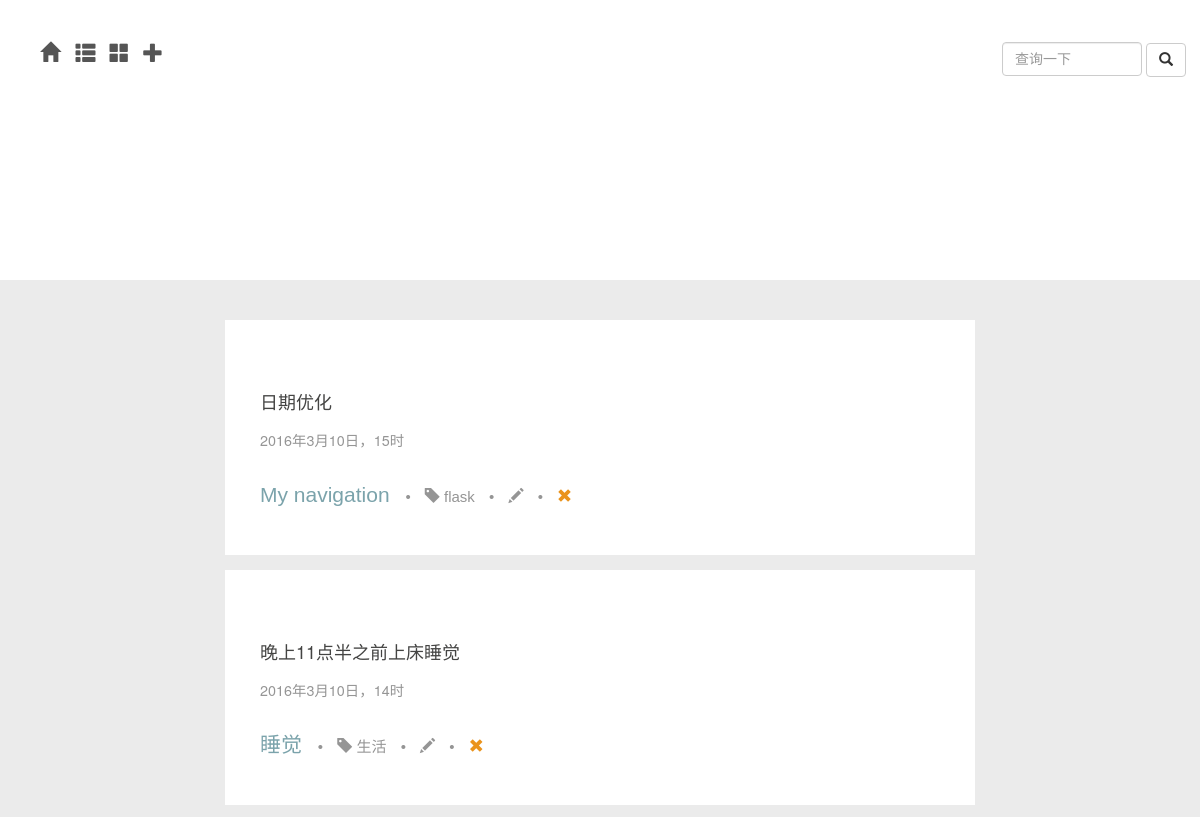
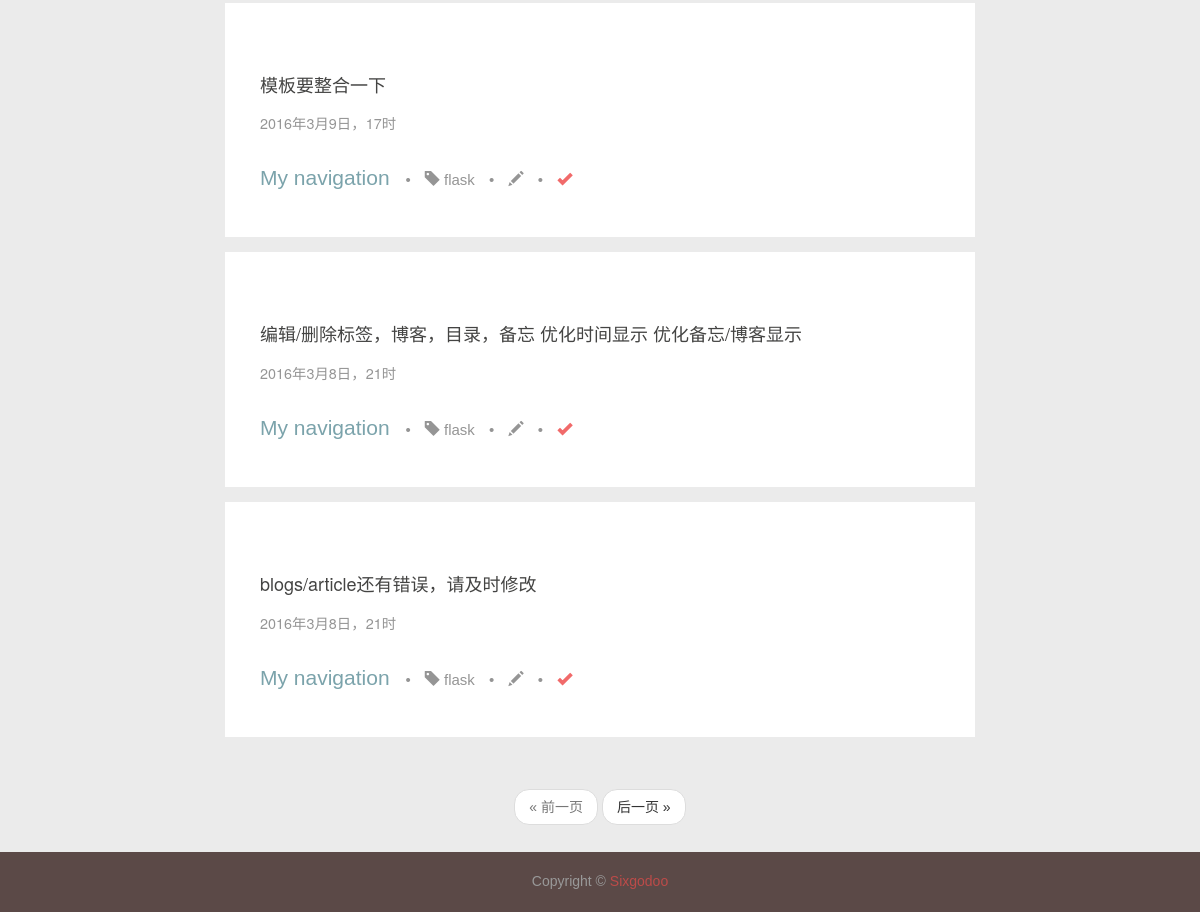
The page /daily on the database as committed earlier (2 pictures, top to bottom).
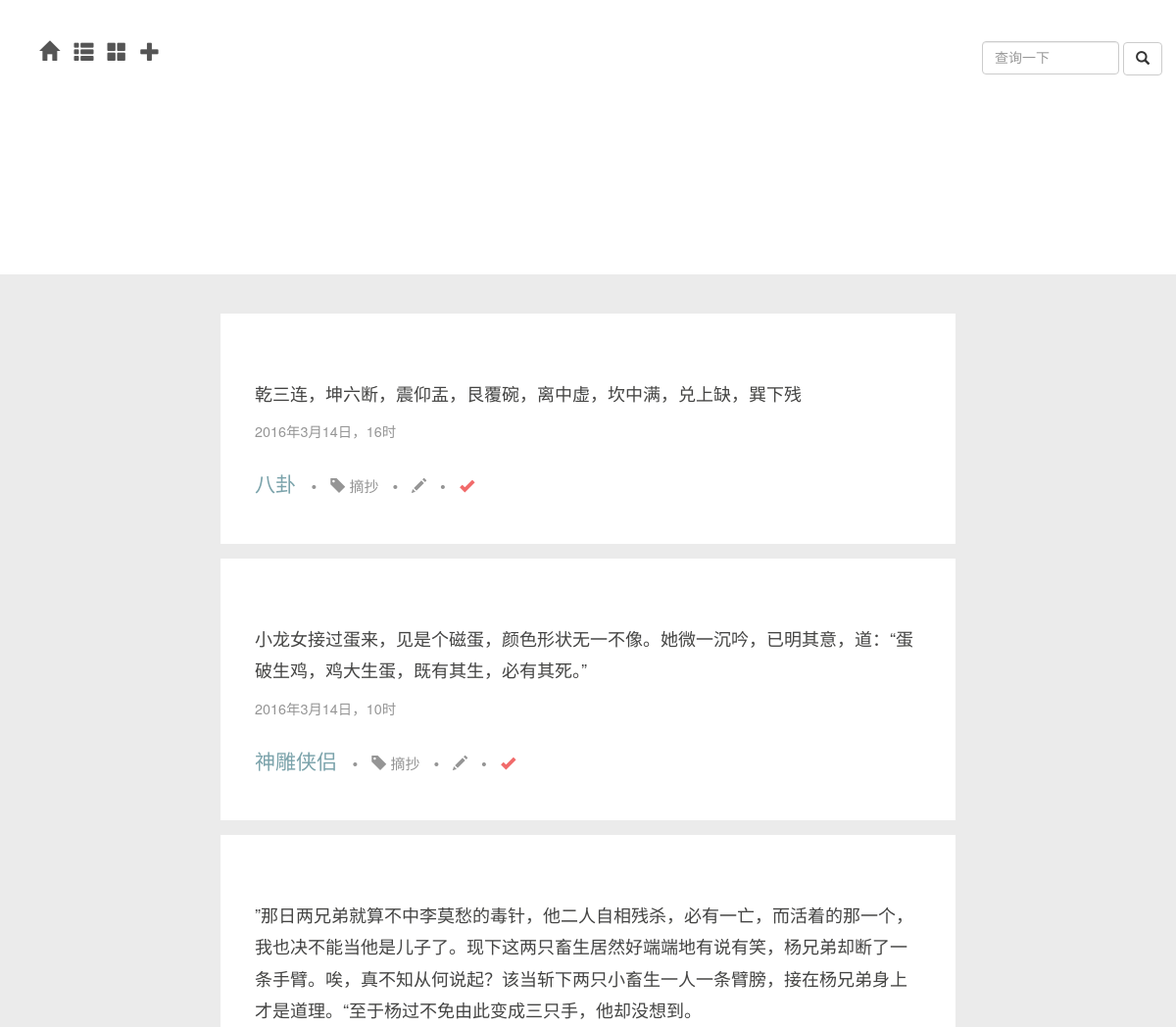
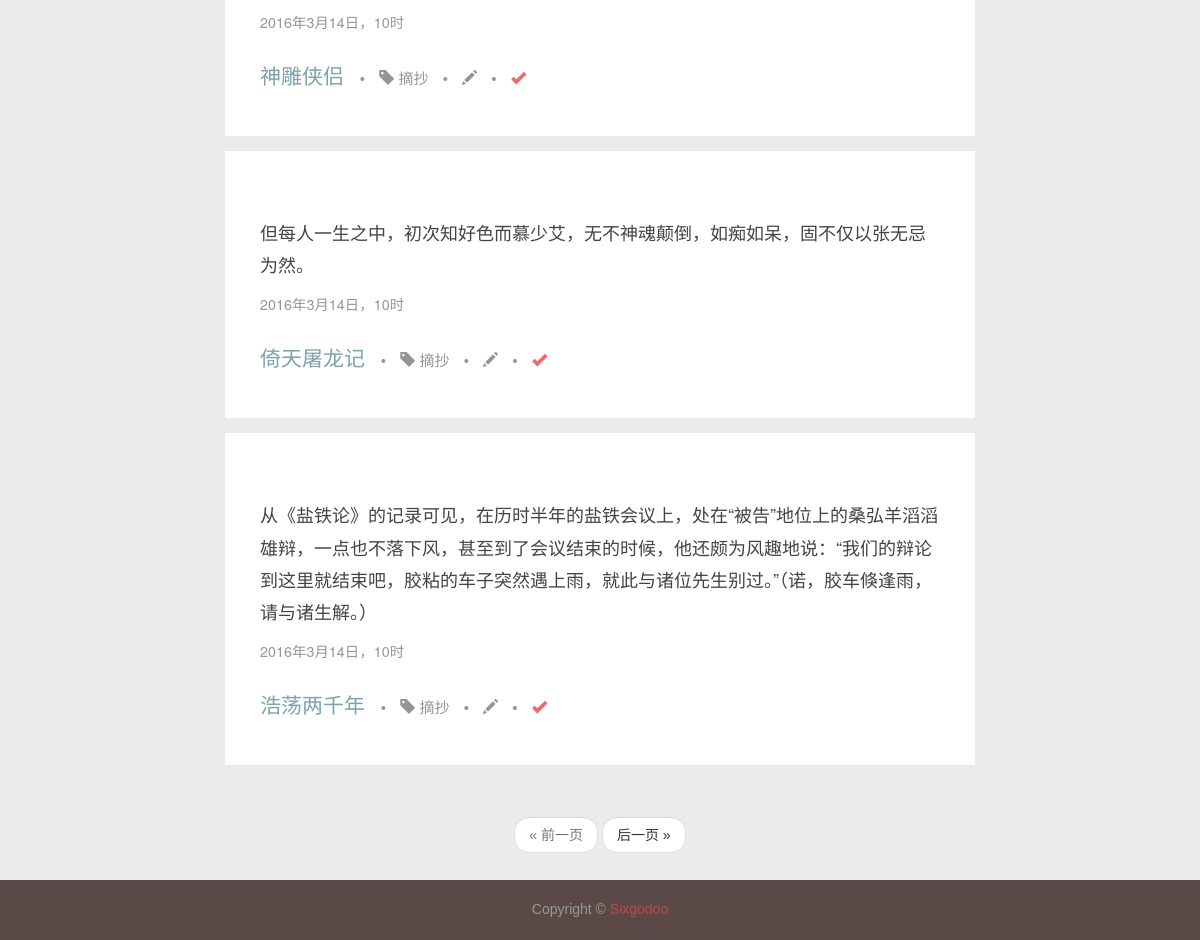
The same page on the database as committed later (2 pictures, top to bottom).
### app/models.py (models this page shows, shortened)
class Item(db.Model):
	__tablename__ = 'items'
	id = db.Column(db.Integer, primary_key = True)
	name = db.Column(db.String, index = True)
	tag_id = db.Column(db.Integer, db.ForeignKey('tags.id'))
	timestamp = db.Column(db.DateTime,index=True,default=datetime.now)
	flags = db.Column(db.SmallInteger)								   # 16 bits integer, now 0 means not abandoned 2016.03.04 12:59:26
	text = db.Column(db.Text)

class Tag(db.Model):
	__tablename__ = 'tags'
	id = db.Column(db.Integer, primary_key = True)
	name = db.Column(db.String, unique = True)
	items = db.relationship('Item', backref = 'tag')

### app/main/views.py (the view)
@main.route('/daily',methods=['GET','POST'])
def daily():
	form = QueryItemForm()
	if form.validate_on_submit():
		items = Item.query.filter_by(name=form.item_name.data).order_by(Item.timestamp.desc()).all()
		return render_template('daily.html',items=items,form=form)
	page = request.args.get('page',1,type=int)
	pagination = Item.query.order_by(Item.timestamp.desc()).paginate(page,per_page=current_app.config['FLASKY_POSTS_PER_PAGE'],error_out=False)
	items = pagination.items
	return render_template('daily.html',title=u"日常",items=items,form=form,pagination=pagination)

### app/main/forms.py
class QueryItemForm(Form):
	item_name = StringField('',\
		validators=[Required()])
	submit = SubmitField(u'查询')

### app/templates/daily.html (shortened to what this page needs)
{% extends "new_base.html" %}
{% import "bootstrap/wtf.html" as wtf %}
{%block nav_extent%}
<div class="nav-ul lg">
	<div class="dropdown">
	<a class="dropdown-toggle" data-toggle="dropdown" role="button" aria-haspopup="true" aria-expanded="true">
		<span class="glyphicon glyphicon-th-large" aria-hidden="true"></span>
	</a>
	</div>
</div>
<div class="nav-ul lg">
	<div class="dropdown">
	<a class="dropdown-toggle" data-toggle="dropdown" role="button" aria-haspopup="true" aria-expanded="false">
		<span class="glyphicon glyphicon-plus" aria-hidden="true"></span>
	</a>
</div>
</div>
{%endblock%}
{% block content %}
	{% if items %}
	{% for item in items %}
	<section>
		<div class="container">
			<div class="row">
				<main class="col-md-8 col-md-offset-2">
					<article class="post">
						<header class="post-text">
							<p>{{item.text}}</p>
							<p class="post-time">
								{{item.timestamp.year}}年{{item.timestamp.month}}月{{item.timestamp.day}}日，{{item.timestamp.hour}}时
							</p>
						</header>
						<div class="post-meta">
							<a href={{url_for('main.item',item_id=item.id)}}>
								{{ item.name }}
							</a>
							<div class="post-extent">
								<ul class="list-inline">
									<li>•</li>
									<li>
										<span class="glyphicon glyphicon-tag"></span>
										<a href={{url_for('main.tag',tag_id=item.tag.id)}}>{{item.tag.name}}</a>
									</li>
									<li>•</li>
									<li>
										<a href={{url_for('main.edit_item',item_id=item.id)}}>
											<span class="glyphicon glyphicon-pencil"></span>
										</a>
									</li>
									<li>•</li>
									<li>
										{% if item.flags %}
										<span class="glyphicon glyphicon-ok" style="color:#F16A6A;"></span>
										{% else %}
										<span class="glyphicon glyphicon-remove" style="color:#EA931C"></span>
										{% endif %}
									</li>
							</div>
						</div>
					</article>
				</main>
			</div>
		</div>
	</section>
	{% endfor %}
	{% endif %}
<div class="container">
	<div class="nav-query">
		<form action="" method="post" name="item_query">
				{{form.item_name(class="form-control",placeholder="查询一下")}}
				<button class="btn btn-default" type="submit" style="inline-block">
					<span class="glyphicon glyphicon-search"></span>
				</button>
		</form>
	</div>
</div>
{% endblock %}
{% block page %}
{% if pagination %}
<div class="pagination my-pagination">
	<div class="container">
		{{macros.pagination_widget(pagination,'main.daily')}}
	</div>
</div>
{% endif %}
{% endblock %}

Rows that differ between the two databases and show on the page:
no longer on this page (row edited): Item: text "日期优化", timestamp.year "2016", timestamp.month "3", timestamp.day "10", timestamp.hour "15", name "My navigation", tag.name "flask", flags 0 (drawn)
no longer on this page (row unchanged): Item: text "晚上11点半之前上床睡觉", timestamp.year "2016", timestamp.month "3", timestamp.day "10", timestamp.hour "14", name "睡觉", tag.name "生活", flags 0 (drawn)
no longer on this page (row unchanged): Item: text "模板要整合一下", timestamp.year "2016", timestamp.month "3", timestamp.day "9", timestamp.hour "17", name "My navigation", tag.name "flask", flags 1 (drawn)
no longer on this page (row unchanged): Item: text "编辑/删除标签，博客，目录，备忘 优化时间显示 优化备忘/博客显示", timestamp.year "2016", timestamp.month "3", timestamp.day "8", timestamp.hour "21", name "My navigation", tag.name "flask", flags 1 (drawn)
no longer on this page (row unchanged): Item: text "blogs/article还有错误，请及时修改", timestamp.year "2016", timestamp.month "3", timestamp.day "8", timestamp.hour "21", name "My navigation", tag.name "flask", flags 1 (drawn)
added Item: text "乾三连，坤六断，震仰盂，艮覆碗，离中虚，坎中满，兑上缺，巽下残", timestamp.year "2016", timestamp.month "3", timestamp.day "14", timestamp.hour "16", name "八卦", tag.name "摘抄", flags 1 (drawn)
added Item: text "小龙女接过蛋来，见是个磁蛋，颜色形状无一不像。她微一沉吟，已明其意，道：“蛋破生鸡，鸡大生蛋，既有其生，必有其死。”", timestamp.year "2016", timestamp.month "3", timestamp.day "14", timestamp.hour "10", name "神雕侠侣", tag.name "摘抄", flags 1 (drawn)
added Item: text "”那日两兄弟就算不中李莫愁的毒针，他二人自相残杀，必有一亡，而活着的那一个，我也决不能当他是儿子了。现下这两只畜生居然好端端地有说有笑，杨兄弟却断了一条手臂。唉，真不知从何说起？该当斩下两只小畜生一人一条臂膀，接在杨兄弟身上才是道理。“至于杨过不免由此变成三只手，他却没想到。", timestamp.year "2016", timestamp.month "3", timestamp.day "14", timestamp.hour "10", name "神雕侠侣", tag.name "摘抄", flags 1 (drawn)
added Item: text "但每人一生之中，初次知好色而慕少艾，无不神魂颠倒，如痴如呆，固不仅以张无忌为然。", timestamp.year "2016", timestamp.month "3", timestamp.day "14", timestamp.hour "10", name "倚天屠龙记", tag.name "摘抄", flags 1 (drawn)
added Item: text "从《盐铁论》的记录可见，在历时半年的盐铁会议上，处在“被告”地位上的桑弘羊滔滔雄辩，一点也不落下风，甚至到了会议结束的时候，他还颇为风趣地说：“我们的辩论到这里就结束吧，胶粘的车子突然遇上雨，就此与诸位先生别过。”（诺，胶车倏逢雨，请与诸生解。）", timestamp.year "2016", timestamp.month "3", timestamp.day "14", timestamp.hour "10", name "浩荡两千年", tag.name "摘抄", flags 1 (drawn)
